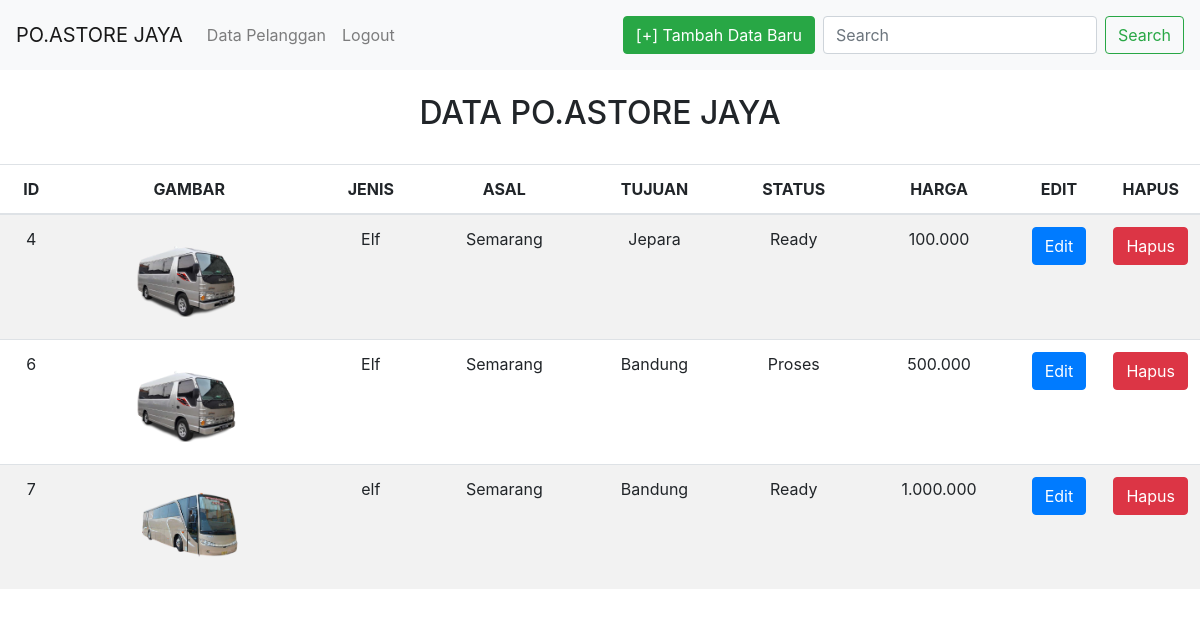
Screenshot of /halaman_admin.php?cari=Elf with the database file from the repository.
### tables this page shows
CREATE TABLE `bus` (
  `id_bus` int(15) NOT NULL,
  `gambar` varchar(100) NOT NULL,
  `jenis` varchar(255) NOT NULL,
  `asal` varchar(323) NOT NULL,
  `tujuan` varchar(2332) NOT NULL,
  `status` varchar(255) NOT NULL,
  `harga` varchar(255) NOT NULL
);

### halaman_admin.php (the view, shortened to what this page needs)
<!DOCTYPE html>
<html lang="en">
<head>
  <link rel="stylesheet" href="assets/css/bootstrap.min.css">
</head>
<body>
  <nav class="navbar sticky-top navbar-expand-lg navbar-light bg-light">
    <a class="navbar-brand" href="halaman_admin.php">PO.ASTORE JAYA</a>
    <div class="collapse navbar-collapse" id="navbarSupportedContent">
      <ul class="navbar-nav mr-auto">
        <li class="nav-item">
          <a class="nav-link" href="pelanggan.php">Data Pelanggan</a>
        </li>
        <li class="nav-item">
          <a class="nav-link" href="logout_admin.php" tabindex="-1" aria-disabled="true">Logout</a>
        </li>
      </ul>
      <a class="m-2 btn btn-success" href="add.php" role="button">[+] Tambah Data Baru</a>
      <form class="form-inline my-2 my-lg-0">
        <input class="form-control mr-sm-2" type="text" placeholder="Search" name="cari" aria-label="Search">
        <button class="btn btn-outline-success my-2 my-sm-0" type="submit">Search</button>
      </form>
    </div>
  </nav>
  <br>
  <h2 align='center' line-height='50%'>DATA PO.ASTORE JAYA</h2>
  <br>
  <form action="halaman_user.php" method="get">
    <?php
     include_once("koneksi.php");
    ?>
    <table class="table table-striped">
      <thead>
        <tr align='center'>
          <th scope="col">ID</th>
          <th scope="col">GAMBAR</th>
          <th scope="col">JENIS</th>
          <th scope="col">ASAL</th>
          <th scope="col">TUJUAN</th>
          <th scope="col">STATUS</th>
          <th scope="col">HARGA</th>
          <th scope="col">EDIT</th>
          <th scope="col">HAPUS</th>
        </tr>
      </thead>
      <?php
        if(isset($_GET['cari'])){
            $cari = $_GET['cari'];
            $result = mysqli_query($koneksi, "SELECT * FROM bus WHERE jenis LIKE '%".$cari."%'");
        }else{
            $result = mysqli_query($koneksi,"SELECT * FROM bus");
        }
    while($user_data = mysqli_fetch_array($result)) {   ?>
      <tr>
        <td align='center'><?=$user_data['id_bus']?></td>
        <td align='center'><img src="image/<?php echo $user_data["gambar"];?>"
            style='width:auto; height:100px; padding: 10px 0px 10px 0px'></td>
        <td align='center'><?=$user_data['jenis']?></td>
        <td align='center'><?=$user_data['asal']?></td>
        <td align='center'><?=$user_data['tujuan']?></td>
        <td align='center'><?=$user_data['status']?></td>
        <td align='center'><?=$user_data['harga']?></td>
        <td align='center' width='85px'><a class="btn btn-primary"
            href="edit.php?id_bus=<?php echo $user_data['id_bus']; ?>" role="button">Edit</a></td>
        <td align='center' width='85px'><a class="btn btn-danger"
            href="hapus.php?id_bus=<?php echo $user_data['id_bus']; ?>" role="button">Hapus</a></td>
      </tr>
      <?php }?>
    </table>
</body>
</html>

### rows the page displays
bus: id_bus "4", gambar (picture), jenis "Elf", asal "Semarang", tujuan "Jepara", status "Ready", harga "100.000"
bus: id_bus "6", gambar (picture), jenis "Elf", asal "Semarang", tujuan "Bandung", status "Proses", harga "500.000"
bus: id_bus "7", gambar (picture), jenis "elf", asal "Semarang", tujuan "Bandung", status "Ready", harga "1.000.000"
